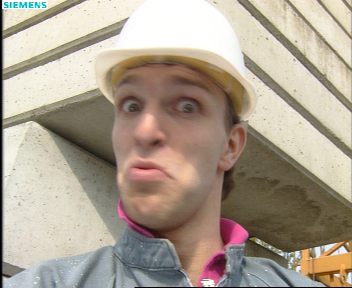
#> input picture samples/input_example.png, 352 x 288 px
$ python showcase.py
#> lines starting #> are read from the running program, lines starting #| are printed output that depends on the picture
### chain/holo_phi.py
"""holo_phi: true-amplitude holographic enhancement on the phi lattice.

Philosophy fix vs old src/enhance.py:
  OLD: L_enh = L * (1 + boost*alpha*(L-L_blur)/(L_blur+eps))  (ratio unsharp-mask,
       no sqrt anywhere despite THEORY.md section 3 claiming A=sqrt(I)).
  NEW (this file): A = sqrt(Y) via exponent-halve (lattice-native, exact when
       even), blur in AMPLITUDE domain via integer conv, detail boost in
       amplitude, square back via exact tmul: I_enh = |A_enh|^2.

Pipeline (one direction, no cycles):
  sRGB uint8 --encode boundary--> linear Y float [0,1]
    -> triples (phi_core.encode, offline/float allowed ONLY here)
    -> integer datapath (triples/fixed, no FPU, order-free sums)
    -> triples out --decode boundary--> gain -> RGB linear -> sRGB uint8

IR op mapping (see phi-core IR.md):
  sqrt      : exponent halve (tmul-family, exact-or-1-step)
  conv      : per-product tmul + to_fixed @ m_acc + int64 accumulate
              (order-free) + from_fixed @ m_acc, then rescale_ to m_cov
  binop add/sub : to_fixed @ same m, int64 add/sub, from_fixed (tags asserted;
              caller must rescale_ first -- mismatch fails loud)
  tmul      : sign-XOR + exp-add, zero-or (exact)
  tdiv_trip : sign-XOR + exp-sub (exact, zero-guarded) -- gain computation
  clip      : integer compare in fixed domain (exact by construction)
  rescale_  : the ONLY scale changer (explicit, greppable). Mirrors
              c_core fq_rescale (triples roundtrip). Every call is a
              deliberate unit change, never an implicit cast.

Float appears ONLY at: sensor encode (sRGB->linear, RGB->Y), display decode
(linear->sRGB), LUT builds (offline, frozen to luts/). Runtime loop is
integers + gathers. See fpu_trap pattern in test_core.py.
"""
import json
import os
import numpy as np

import sys
sys.path.insert(0, os.environ.get("PHI_CORE_DIR", os.path.join(os.path.dirname(os.path.abspath(__file__)), "..", "..", "phi-core")))
import phi_core.lattice as S

CHAIN_DIR = os.path.dirname(os.path.abspath(__file__))
M_PATH = os.path.join(CHAIN_DIR, "M.json")

AUDIT = {"gain_clip": 0, "gain_n": 0, "y_zero": 0}


# [9 lines left out: function _load_m, not called in this run]


def _load_scales():
    """Two-scale doctrine: m_acc covers max single PRODUCT (conv taps),
    m_cov covers max |value| wherever triples are decoded. Frozen by
    calibrate.py. Single-m callers must use max (never min -- min clips)."""
    try:
        with open(M_PATH) as fh:
            d = json.load(fh)
            return int(d["m_acc"]), int(d["m_cov"])
    except Exception:
        m = S.BIAS + 512
        return m, m


# [31 lines left out: functions rescale_, tmul, tdiv_pure, not called in this run]


def neg_trip(t):
    """Exact sign negate (NOT gate on the sign bit)."""
    return (-t[0].astype(np.int8), t[1].copy(), t[2].copy())


# [326 lines left out: functions abs_trip, relu_trip, sigmoid_trip, select_mux, kernel_triples, tdiv_trip and 11 more, not called in this run]


def enhance_image_int(rgb_lin, beta=0.5, sigma=1.0, radius=2, use_alpha=False,
                      m=None, m_acc=None, m_cov=None, blur="iso", ctrl=False,
                      ctrl_atten=None, coh_thr=None, ctrl_mid=None,
                      coh_hi=None, depth=None, ctrl_strong=None,
                      ctrl_v5w0=None, ctrl_v5w1=None, ctrl_v5w2=None,
                      motion=None):
    """End-to-end integer chain on linear-light RGB float32 [0,1].
    Boundary float in/out; everything between is triples/fixed."""
    if m_acc is None or m_cov is None:
        if m is not None:
            m_acc = m_cov = m
        else:
            m_acc, m_cov = _load_scales()
    kernel = gaussian_kernel(radius=radius, sigma=sigma)
    # luminance at encode boundary (float allowed here; weights sum to 1.0,
    # fingerprinted in test_core test_luma_weights; Y in [0,1] asserted there)
    y = (0.2126 * rgb_lin[:, :, 0] + 0.7152 * rgb_lin[:, :, 1]
         + 0.0722 * rgb_lin[:, :, 2]).astype(np.float64)
    yenh_t, info = enhance_luminance_int(y, beta=beta, kernel=kernel,
                                         m_acc=m_acc, m_cov=m_cov,
                                         use_alpha=use_alpha, blur=blur,
                                         ctrl=ctrl, ctrl_atten=ctrl_atten,
                                         coh_thr=coh_thr, ctrl_mid=ctrl_mid,
                                         coh_hi=coh_hi, depth=depth,
                                         motion=motion,
                                         ctrl_strong=ctrl_strong,
                                         ctrl_v5w0=ctrl_v5w0,
                                         ctrl_v5w1=ctrl_v5w1,
                                         ctrl_v5w2=ctrl_v5w2)
    rgb_enh = apply_gain_int(rgb_lin.astype(np.float32), y, yenh_t, m_cov=m_cov)
    yenh = S.decode(yenh_t[0], yenh_t[1]) * (1 - yenh_t[2].astype(np.float64))
    return rgb_enh, np.clip(yenh, 0, 1), info

### chain/control.py
"""Beta-field controller (step 2, v5): per-pixel effective beta, fitted offline.

Rule v5: v4 soft field times a learned detail gate --
  beff = beff_v4 * scale, scale = 0.5 + sigmoid(w0 + w1*coh + w2*dhat),
  dhat = clip(|D|*4, 0, 1).
Zero weights give gate=0.5, scale=1.0, i.e. exactly v4: the fitter must beat
v4 to rewrite (same must-beat doctrine as every round). Rotation symmetry
kept (features are rotation-invariant: coherence magnitude, detail
magnitude -- no orientation enters). One 1x1 layer + sigmoid: the tiny net,
executed as tmul/binop/sigmoid_trip (all already-lowered IR ops, so v5 needs
no new C -- composition only). Stated reasons in docs/BETA_CTRL.md. Fitting
lives in scripts/fit_v5.py; this module loads the frozen result.
"""
import json
import os

import numpy as np

import sys
sys.path.insert(0, os.environ.get("PHI_CORE_DIR", os.path.join(os.path.dirname(os.path.abspath(__file__)), "..", "..", "phi-core")))
import phi_core.lattice as S

CHAIN_DIR = os.path.dirname(os.path.abspath(__file__))
CTRL_PATH = os.path.join(CHAIN_DIR, "CTRL.json")

DEFAULTS = {"iso_atten": 0.5, "coh_thr": 0.25,
            "mid_atten": 0.6, "coh_hi": 0.5, "strong_atten": 1.0,
            "v5_w0": 0.0, "v5_w1": 0.0, "v5_w2": 0.0}

_cache = None


def load_ctrl():
    """Frozen controller params (whole validated dict, not a subset: every
    key the fitter freezes must reach the runtime -- a past revision dropped
    mid_atten/coh_hi here and both sides silently ran different defaults)."""
    global _cache
    if _cache is None:
        try:
            with open(CTRL_PATH) as fh:
                d = json.load(fh)
            m = dict(DEFAULTS)
            for k in ("iso_atten", "coh_thr", "mid_atten", "coh_hi",
                        "strong_atten", "v5_w0", "v5_w1", "v5_w2"):
                if k in d:
                    m[k] = float(d[k])
            _cache = m
        except Exception:
            _cache = dict(DEFAULTS)
    return _cache


def reset_cache():
    global _cache
    _cache = None


# [85 lines left out: functions beta_field, beta_field_soft, beta_field_v5, not called in this run]

### showcase.py
"""Showcase: run every enhancement state on one image, visualize internals.

Runs iso / splat / splat+ctrl (+strong beta), saves each output plus the
internal states of the flagship config (amplitude A, blurred As, detail D,
bucket map, coherence, gain), and assembles a labeled contact sheet.
Usage:
  python3 showcase.py [input.png] [outdir] [--beta 0.5]
Parity bar applies per config (proves every shown state is wired).
"""
import argparse
import os
import sys
import time

import numpy as np
from PIL import Image, ImageDraw

sys.path.insert(0, os.path.dirname(os.path.abspath(__file__)))
sys.path.insert(0, os.environ.get("PHI_CORE_DIR", os.path.join(os.path.dirname(os.path.abspath(__file__)), "..", "phi-core")))
import phi_core.lattice as S
from chain.holo_phi import (enhance_image_int, enhance_luminance_int,
                            sqrt_trip, apply_gain_int)
from chain.oracle import (enhance_image_float, enhance_image_float_splat)
from chain.control import load_ctrl

BAR_DB = 40.0
FAIL = []

BUCKET_COLORS = [(220, 60, 60), (60, 120, 220), (60, 180, 80),
                 (220, 200, 60), (150, 150, 150)]  # V H D1 D2 iso


# [4 lines left out: function check, not called in this run]


def srgb_to_linear(im01):
    return np.power(np.clip(im01, 0, 1), 2.2).astype(np.float32)


def linear_to_srgb(lin01):
    return np.power(np.clip(lin01, 0, 1), 1.0 / 2.2)


def u8(x):
    return np.clip(x * 255.0, 0, 255).astype(np.uint8)


# [11 lines left out: functions norm01, lapvar, not called in this run]


def psnr(a, b, peak=1.0):
    mse = float(np.mean((a.astype(np.float64) - b.astype(np.float64)) ** 2))
    return float("inf") if mse == 0 else 10 * np.log10(peak ** 2 / mse)


# [31 lines left out: functions states_of, sheet, not called in this run]


def main():
    ap = argparse.ArgumentParser()
    ap.add_argument("input", nargs="?",
                    default=os.path.join(os.path.dirname(os.path.abspath(__file__)), "samples", "input_example.png"))
    ap.add_argument("outdir", nargs="?", default="/tmp/showcase")
    ap.add_argument("--beta", type=float, default=0.5)
    a = ap.parse_args()
    os.makedirs(a.outdir, exist_ok=True)
    P = load_ctrl()

    rgb01 = np.asarray(Image.open(a.input).convert("RGB"), dtype=np.float64) / 255.0
    rgb_lin = srgb_to_linear(rgb01).astype(np.float32)
#> in srgb_to_linear, `return np.power(np.clip(im01, 0, 1), 2.2).astype(np.float32)`:
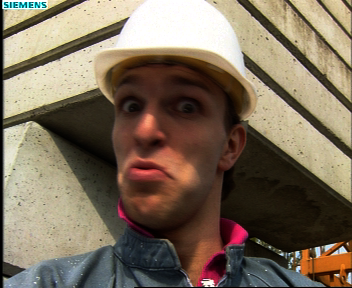
#> returned value: shape (288, 352, 3) float32; mean of channels 0, 1, 2 0.488, 0.43, 0.359; drawn as R, G, B
    Hh, Ww, _ = rgb_lin.shape
#> Hh = 288; Ww = 352
    print(f"input: {a.input} {Ww}x{Hh} ctrl={P}")
#| input: samples/input_example.png 352x288 ctrl={'iso_atten': 0.5, 'coh_thr': 0.25, 'mid_atten': 0.6, 'coh_hi': 0.5, 'strong_atten': 1.0, 'v5_w0': 0.0, 'v5_w1': 0.0, 'v5_w2': 0.0}

    configs = [("iso", {"blur": "iso", "ctrl": False}),
               ("splat", {"blur": "splat", "ctrl": False}),
               ("splat+ctrl", {"blur": "splat", "ctrl": True}),
               ("v4-soft", {"blur": "splat_soft", "ctrl": "soft"}),
               ("v5-gate", {"blur": "splat_soft", "ctrl": "v5"}),
               ("splat+ctrl-strong", {"blur": "splat", "ctrl": True})]
    betas = {"iso": a.beta, "splat": a.beta, "splat+ctrl": a.beta,
             "v4-soft": a.beta, "v5-gate": a.beta, "splat+ctrl-strong": 1.0}
    outs, panels, metrics = {}, [], []
    t_all = time.time()
    for name, kw in configs:
        beta = betas[name]
        t = time.time()
        out_lin, _, info = enhance_image_int(rgb_lin, beta=beta, **kw)
        dt = time.time() - t
        if kw["blur"] in ("splat", "splat_soft"):
            att = P["iso_atten"] if kw["ctrl"] else 1.0
            mid = P.get("mid_atten", 0.6) if kw["ctrl"] else 1.0
            stg = P.get("strong_atten", 1.0) if kw["ctrl"] else 1.0
            is_soft = kw["ctrl"] in ("soft", "v5")
            is_ssoft = kw["blur"] == "splat_soft"
            is_v5 = kw["ctrl"] == "v5"
            ora, _ = enhance_image_float_splat(rgb_lin, beta=beta,
                                               iso_atten=att,
                                               coh_thr=P["coh_thr"],
                                               mid_atten=mid,
                                               coh_hi=P.get("coh_hi", 0.5),
                                               strong_atten=stg,
                                               soft=is_soft,
                                               soft_blur=is_ssoft,
                                               v5=is_v5,
                                               v5_w0=P.get("v5_w0", 0.0),
                                               v5_w1=P.get("v5_w1", 0.0),
                                               v5_w2=P.get("v5_w2", 0.0))
        else:
            ora, _ = enhance_image_float(rgb_lin, beta=beta)
        d = psnr(out_lin, ora)
        out8 = u8(linear_to_srgb(out_lin))
        outs[name] = out8
        Image.fromarray(out8).save(os.path.join(a.outdir, f"out_{name}.png"))
        sharp = lapvar(out8)
        md = float(np.abs(out8.astype(float)
                          - u8(rgb01).astype(float)).mean())
        metrics.append((name, beta, d, sharp, md, dt, info.get("gate_frac")))
        # the 40dB bar covers the operating point (beta<=0.5); strong beta is
        # reported, not barred: bigger beta magnifies bucket-flip cost
        # linearly (measured doctrine, cf test_ctrl noise row).
        if beta <= 0.5:
            check(f"parity-{name}", d >= BAR_DB, f"{d:.1f}dB {dt:.1f}s")
        else:
            print(f"parity-{name}: measured (no bar) {d:.1f}dB {dt:.1f}s")
        panels.append((f"{name} b={beta} {d:.0f}dB", Image.fromarray(out8)))
#> after the loop, metrics = []; outs = 0 items; panels = []
    # modes must actually differ (not aliased flags): splat re-routes blur,
    # ctrl re-weights boost. Basis: mean abs diff well above 1 LSB.
    d_iso_splat = float(np.abs(outs["iso"].astype(float)
                               - outs["splat"].astype(float)).mean())
    d_splat_ctrl = float(np.abs(outs["splat"].astype(float)
                                - outs["splat+ctrl"].astype(float)).mean())
    check("modes-differ", d_iso_splat > 0.3 and d_splat_ctrl > 0.1,
          f"iso/splat={d_iso_splat:.2f} splat/ctrl={d_splat_ctrl:.2f} LSB")
    base_sharp = lapvar(u8(rgb01))
    print(f"\n{'mode':18s} {'beta':>5s} {'parity':>7s} {'sharp':>7s} "
          f"{'meandiff':>8s} {'sec':>5s} {'gatefrac':>8s}")
    for name, beta, d, sharp, md, dt, gf in metrics:
        gfs = f"{gf:.3f}" if gf is not None else "-"
        print(f"{name:18s} {beta:5.2f} {d:7.1f} {sharp:7.0f} "
              f"{md:8.2f} {dt:5.1f} {gfs:>8s}")
    print(f"input sharp: {base_sharp:.0f}  total {time.time() - t_all:.1f}s")

    # internals of the flagship config
    st = states_of(rgb_lin, a.beta)
    Image.fromarray(u8(norm01(st["A"]))).save(os.path.join(a.outdir, "st_amplitude.png"))
    Image.fromarray(u8(norm01(st["As"]))).save(os.path.join(a.outdir, "st_structure.png"))
    Image.fromarray(u8(norm01(np.abs(st["D"])))).save(os.path.join(a.outdir, "st_detail.png"))
    Image.fromarray(u8(np.clip(st["coh"], 0, 1))).save(os.path.join(a.outdir, "st_coherence.png"))
    bcol = np.zeros((Hh, Ww, 3), np.uint8)
    for i, c in enumerate(BUCKET_COLORS):
        bcol[st["bucket"] == i] = c
    Image.fromarray(bcol).save(os.path.join(a.outdir, "st_buckets.png"))

    states = [("input", Image.fromarray(u8(rgb01))),
              ("amplitude A=sqrt(Y)", Image.fromarray(u8(norm01(st["A"]))).convert("RGB")),
              ("structure As=splat(A)", Image.fromarray(u8(norm01(st["As"]))).convert("RGB")),
              ("detail |A-As|", Image.fromarray(u8(norm01(np.abs(st["D"])))).convert("RGB")),
              ("buckets V/H/D1/D2/iso", Image.fromarray(bcol)),
              ("coherence", Image.fromarray(u8(np.clip(st["coh"], 0, 1))).convert("RGB"))]
    sheet([panels[0]] + [(t, im) for t, im in states[1:]] + panels[1:],
          3, os.path.join(a.outdir, "sheet_states.png"))
    sheet(panels, 2, os.path.join(a.outdir, "sheet_modes.png"))
    print(f"\nwrote {a.outdir}/: out_*.png st_*.png sheet_states.png sheet_modes.png")
    print("RESULT:", "ALL OK" if not FAIL else f"FAILURES: {FAIL}")
    sys.exit(1 if FAIL else 0)


if __name__ == "__main__":
    main()
#> (the call stopped at in _load_scales, `m = S.BIAS + 512`: phi_core is not available in this run)
